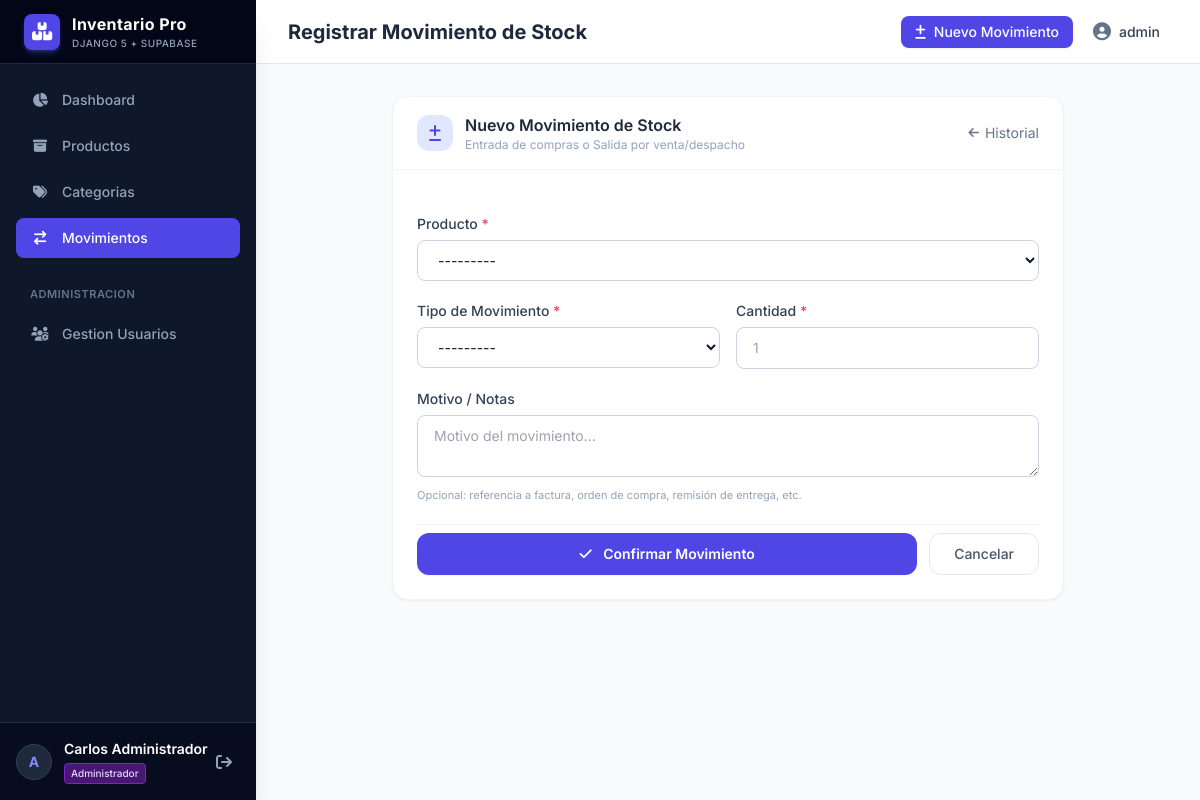
The page /transactions/new/ (signed in) on the database its author committed.
### inventory/models.py (models this page shows, shortened)
class CustomUser(AbstractUser):
    class Role(models.TextChoices):
        ADMIN = 'admin', _('Administrador')
        BODEGUERO = 'bodeguero', _('Jefe de Bodega')
        OPERARIO = 'operario', _('Operario')
    role = models.CharField(
        max_length=20,
        choices=Role.choices,
        default=Role.OPERARIO,
        verbose_name=_('Rol'),
        help_text=_('Define el perfil de acceso y permisos dentro del sistema.')
    )
    class Meta:
        verbose_name = _('Usuario')
        verbose_name_plural = _('Usuarios')
        ordering = ['id']
    @property
    def is_admin_role(self):
        return self.role.lower() == self.Role.ADMIN or self.is_superuser

### inventory/views.py (the view)
# urls.py: path('transactions/new/', transaction_create_view, name='transaction_create'),
@login_required(login_url='login')
def transaction_create_view(request):
    initial = {}
    product_id = request.GET.get('product')
    if product_id:
        initial['product'] = product_id
    if request.method == 'POST':
        form = StockTransactionForm(request.POST)
        if form.is_valid():
            transaction = form.save(commit=False)
            transaction.user = request.user
            transaction.save()
            messages.success(
                request,
                f'Movimiento registrado: {transaction.get_transaction_type_display()} de {transaction.quantity} unidad(es) de {transaction.product.name}. Nuevo stock: {transaction.product.stock_actual}'
            )
            return redirect('transaction_list')
    else:
        form = StockTransactionForm(initial=initial)
    products = Product.objects.all().order_by('name')
    return render(request, 'inventory/transaction_form.html', {'form': form, 'products': products})

### inventory/forms.py (shortened to what this page needs)
class StockTransactionForm(forms.ModelForm):
    class Meta:
        model = StockTransaction
        fields = ['product', 'transaction_type', 'quantity', 'notes']
        widgets = {
            'product': forms.Select(attrs={'class': SELECT_CLASS, 'id': 'id_product_select'}),
            'transaction_type': forms.Select(attrs={'class': SELECT_CLASS, 'id': 'id_type_select'}),
            'quantity': forms.NumberInput(attrs={'class': INPUT_CLASS, 'placeholder': '1', 'min': '1'}),
            'notes': forms.Textarea(attrs={'class': INPUT_CLASS, 'rows': 2, 'placeholder': 'Motivo del movimiento...'}),
        }

### inventory/models.py (called while the page is built)
    def __str__(self):
        return f'{self.sku} - {self.name} (Stock: {self.stock_actual})'

### templates/inventory/transaction_form.html (shortened to what this page needs)
{% extends 'base.html' %}
{% block header_title %}Registrar Movimiento de Stock{% endblock %}
{% block content %}
<div class="max-w-2xl mx-auto">
    <div class="bg-white rounded-2xl shadow-sm border border-slate-100 overflow-hidden">
        <div class="px-6 py-4 border-b border-slate-100 flex items-center justify-between">
            <div class="flex items-center gap-3">
                <div class="w-9 h-9 rounded-xl bg-indigo-100 flex items-center justify-center">
                    <i class="fa-solid fa-plus-minus text-indigo-600"></i>
                </div>
                <div>
                    <h2 class="font-semibold text-slate-800">Nuevo Movimiento de Stock</h2>
                    <p class="text-xs text-slate-400">Entrada de compras o Salida por venta/despacho</p>
                </div>
            </div>
            <a href="{% url 'transaction_list' %}" class="text-sm text-slate-500 hover:text-slate-700 flex items-center gap-1.5">
                <i class="fa-solid fa-arrow-left text-xs"></i> Historial
            </a>
        </div>
        <form method="post" class="p-6 space-y-5" id="txForm">
            <div>
                <label class="block text-sm font-medium text-slate-700 mb-1.5">
                    Producto <span class="text-rose-500">*</span>
                </label>
                {{ form.product }}
            </div>
            <div class="grid grid-cols-1 sm:grid-cols-2 gap-4">
                <div>
                    <label class="block text-sm font-medium text-slate-700 mb-1.5">
                        Tipo de Movimiento <span class="text-rose-500">*</span>
                    </label>
                    {{ form.transaction_type }}
                </div>
                <div>
                    <label class="block text-sm font-medium text-slate-700 mb-1.5">
                        Cantidad <span class="text-rose-500">*</span>
                    </label>
                    {{ form.quantity }}
                </div>
            </div>
            <div>
                <label class="block text-sm font-medium text-slate-700 mb-1.5">Motivo / Notas</label>
                {{ form.notes }}
                <p class="text-[11px] text-slate-400 mt-1">Opcional: referencia a factura, orden de compra, remisión de entrega, etc.</p>
            </div>
            <div class="flex gap-3 pt-2 border-t border-slate-100">
                <button type="submit" class="flex-1 py-2.5 rounded-xl bg-indigo-600 hover:bg-indigo-700 text-white font-semibold text-sm transition-colors shadow-sm">
                    <i class="fa-solid fa-check mr-2"></i> Confirmar Movimiento
                </button>
                <a href="{% url 'transaction_list' %}" class="px-6 py-2.5 rounded-xl border border-slate-200 text-slate-600 text-sm font-medium hover:bg-slate-50 transition-colors">
                    Cancelar
                </a>
            </div>
        </form>
    </div>
</div>
{% endblock %}

### templates/base.html (shortened to what this page needs)
<!DOCTYPE html>
<html lang="es" class="h-full bg-slate-50">
<head>
    <script src="https://cdn.tailwindcss.com"></script>
    <link rel="stylesheet" href="https://cdnjs.cloudflare.com/ajax/libs/font-awesome/6.5.1/css/all.min.css">
</head>
<body class="h-full text-slate-800 antialiased" x-data="{ sidebarOpen: false }">
    <div class="min-h-full flex">
        <aside
            :class="sidebarOpen ? 'translate-x-0' : '-translate-x-full'"
            class="fixed inset-y-0 left-0 z-50 w-64 bg-slate-900 text-slate-300 transition-transform duration-300 ease-in-out md:translate-x-0 md:static md:inset-0 flex flex-col justify-between shadow-xl"
        >
            <div>
                <div class="h-16 flex items-center px-6 bg-slate-950 border-b border-slate-800">
                    <div class="flex items-center gap-3">
                        <div class="w-9 h-9 rounded-lg bg-indigo-600 flex items-center justify-center text-white shadow-md shadow-indigo-500/30">
                            <i class="fa-solid fa-boxes-stacked text-lg"></i>
                        </div>
                        <div>
                            <span class="font-bold text-white tracking-wide text-base">Inventario Pro</span>
                            <span class="block text-[10px] text-slate-400 font-medium uppercase tracking-wider">Django 5 + Supabase</span>
                        </div>
                    </div>
                </div>
                <nav class="p-4 space-y-1.5">
                    <a href="{% url 'dashboard' %}" class="flex items-center gap-3 px-3.5 py-2.5 rounded-lg text-sm font-medium transition-colors {% if request.resolver_match.url_name == 'dashboard' %}bg-indigo-600 text-white shadow-sm{% else %}hover:bg-slate-800 hover:text-white text-slate-400{% endif %}">
                        <i class="fa-solid fa-chart-pie w-5 text-center"></i>
                        <span>Dashboard</span>
                    </a>
                    <a href="{% url 'product_list' %}" class="flex items-center gap-3 px-3.5 py-2.5 rounded-lg text-sm font-medium transition-colors {% if 'product' in request.resolver_match.url_name %}bg-indigo-600 text-white shadow-sm{% else %}hover:bg-slate-800 hover:text-white text-slate-400{% endif %}">
                        <i class="fa-solid fa-box-archive w-5 text-center"></i>
                        <span>Productos</span>
                    </a>
                    <a href="{% url 'category_list' %}" class="flex items-center gap-3 px-3.5 py-2.5 rounded-lg text-sm font-medium transition-colors {% if 'category' in request.resolver_match.url_name %}bg-indigo-600 text-white shadow-sm{% else %}hover:bg-slate-800 hover:text-white text-slate-400{% endif %}">
                        <i class="fa-solid fa-tags w-5 text-center"></i>
                        <span>Categorias</span>
                    </a>
                    <a href="{% url 'transaction_list' %}" class="flex items-center gap-3 px-3.5 py-2.5 rounded-lg text-sm font-medium transition-colors {% if 'transaction' in request.resolver_match.url_name %}bg-indigo-600 text-white shadow-sm{% else %}hover:bg-slate-800 hover:text-white text-slate-400{% endif %}">
                        <i class="fa-solid fa-arrow-right-arrow-left w-5 text-center"></i>
                        <span>Movimientos</span>
                    </a>
                    {% if user.is_admin_role %}
                    <div class="pt-4 pb-1">
                        <span class="px-3.5 text-[11px] font-semibold text-slate-500 uppercase tracking-wider">Administracion</span>
                    </div>
                    <a href="{% url 'user_list' %}" class="flex items-center gap-3 px-3.5 py-2.5 rounded-lg text-sm font-medium transition-colors {% if 'user' in request.resolver_match.url_name %}bg-indigo-600 text-white shadow-sm{% else %}hover:bg-slate-800 hover:text-white text-slate-400{% endif %}">
                        <i class="fa-solid fa-users-gear w-5 text-center"></i>
                        <span>Gestion Usuarios</span>
                    </a>
                    {% endif %}
                </nav>
            </div>
            <div class="p-4 border-t border-slate-800 bg-slate-950/60">
                <div class="flex items-center justify-between">
                    <div class="flex items-center gap-3 overflow-hidden">
                        <div class="w-9 h-9 rounded-full bg-slate-800 border border-slate-700 flex items-center justify-center font-bold text-sm text-indigo-400 shrink-0">
                            {{ user.username|make_list|first|upper }}
                        </div>
                        <div class="truncate">
                            <p class="text-sm font-semibold text-white truncate">{{ user.get_full_name|default:user.username }}</p>
                            <span class="inline-flex items-center px-1.5 py-0.5 rounded text-[10px] font-medium
                                {% if user.role == 'admin' %}bg-purple-900/80 text-purple-200 border border-purple-700
                                {% elif user.role == 'bodeguero' %}bg-blue-900/80 text-blue-200 border border-blue-700
                                {% else %}bg-emerald-900/80 text-emerald-200 border border-emerald-700{% endif %}">
                                {{ user.get_role_display }}
                            </span>
                        </div>
                    </div>
                    <a href="{% url 'logout' %}" title="Cerrar sesion" class="p-2 text-slate-400 hover:text-rose-400 hover:bg-slate-800 rounded-lg transition-colors">
                        <i class="fa-solid fa-arrow-right-from-bracket"></i>
                    </a>
                </div>
            </div>
        </aside>
        <div class="flex-1 flex flex-col min-w-0 overflow-hidden">
            <header class="h-16 bg-white border-b border-slate-200 flex items-center justify-between px-4 sm:px-6 lg:px-8 shrink-0">
                <div class="flex items-center gap-4">
                    <h1 class="text-lg sm:text-xl font-bold text-slate-800">
                        {% block header_title %}Panel de Control{% endblock %}
                    </h1>
                </div>
                <div class="flex items-center gap-3">
                    <a href="{% url 'transaction_create' %}" class="inline-flex items-center gap-2 px-3.5 py-1.5 rounded-lg bg-indigo-600 text-white hover:bg-indigo-700 text-sm font-medium shadow-sm transition-all">
                        <i class="fa-solid fa-plus-minus"></i>
                        <span class="hidden sm:inline">Nuevo Movimiento</span>
                    </a>
                    <a href="{% url 'profile' %}" class="p-2 text-slate-500 hover:text-slate-700 rounded-lg hover:bg-slate-100 text-sm flex items-center gap-2">
                        <i class="fa-solid fa-user-circle text-lg"></i>
                        <span class="hidden md:inline font-medium text-slate-700">{{ user.username }}</span>
                    </a>
                </div>
            </header>
            <main class="flex-1 overflow-y-auto p-4 sm:p-6 lg:p-8 bg-slate-50">
                {% block content %}{% endblock %}
            </main>
        </div>
    </div>
</body>
</html>

### templates/base.html (style rules this page uses)
body { font-family: 'Inter', sans-serif; }

### rows shown on the page
CustomUser: username|make_list "A", get_full_name "Carlos Administrador", role "Administrador", username "admin"
